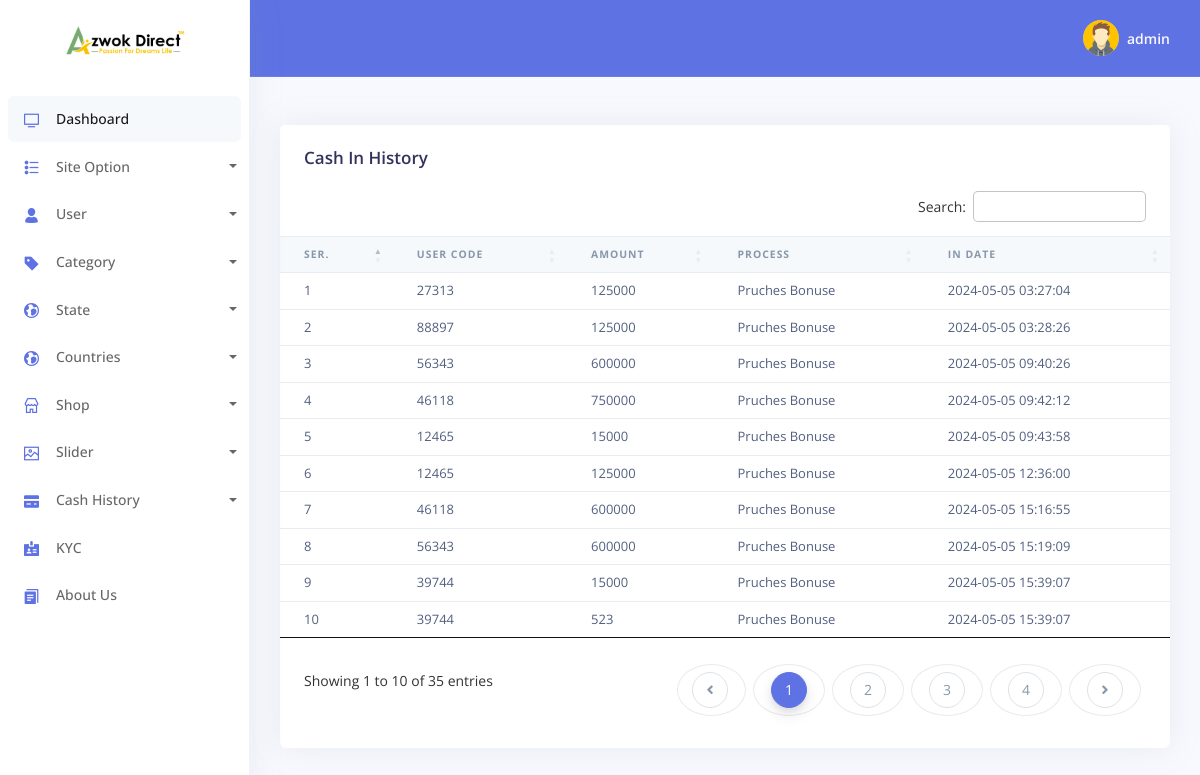
Screenshot of /admin/Cashin.php (signed in) with the database file from the repository.
### tables this page shows
CREATE TABLE `tbl_logo` (
  `id` int NOT NULL,
  `logo` varchar(240) NOT NULL,
  `front` varchar(240) NOT NULL
);

CREATE TABLE `tbl_income` (
  `id` int NOT NULL,
  `uCode` varchar(255) NOT NULL,
  `amount` int NOT NULL,
  `process` varchar(240) NOT NULL,
  `incomeDate` timestamp NULL DEFAULT CURRENT_TIMESTAMP
);

### config/Functions.php (called while the page is built, shortened)
<?php
     class Functions{
          public $host=	DB_HOST;
		public $user=	DB_USER;
		public $pass=	DB_PASS;
          public $name= 	DB_NAME;
          public $link;
          public function dbConnect(){
               $this->link= new mysqli($this->host,$this->user,$this->pass,$this->name);
          }
          public function select($query){
               $exicute=$this->link->query($query) or die(mysqli_error($this->link));
               if($exicute->num_rows>0){
                    return $exicute;
               }else{
                    return false;
               }
          }
     }

### Classes/admin/Siteinfo.php (called while the page is built, shortened)
<?php
     class Siteinfo{
             private $db;
             public function __construct(){
                  $this->db=new Functions();
             }
          public function getLogo(){
               $query="SELECT * from tbl_logo";
               $exicute=$this->db->select($query);
               if($exicute){
                    return $exicute;
                }else{
                     return false;
                }
          }
     }

### Classes/admin/Session.php (called while the page is built, shortened)
<?php
     class Session{
          public static function get($key){
               if(isset($_SESSION[$key])){
                    return $_SESSION[$key];
               }else{
                    return false;
               }
          }
     }

### Classes/admin/User.php (called while the page is built, shortened)
<?php
     class User{
             private $db;
             public function __construct(){
                  $this->db=new Functions();
             }
          public function getCashIn()
          {
              $query="SELECT * From tbl_income " ;
              $exicute=$this->db->select($query);
              if($exicute){
                   return $exicute;
              }else{
                   return false;
              }
          }
     }

### admin/Cashin.php (the view)
<?php include('template/load-header.php')?>
<?php include('template/sidebar.php')?>
<?php include('template/header.php')?>
    <div class="container-fluid mt--6">
      <div class="row">
        <div class="col">
          <div class="card">
            <div class="card-header border-0">
              <h3 class="mb-0">Cash In History</h3>
            </div>
            <div class="table-responsive">
              <table id="example" class="table align-items-center table-flush">
                <thead class="thead-light">
                  <tr>
                    <th scope="col" class="sort" data-sort="name" >Ser.</th>
                    <th scope="col" class="sort" data-sort="name"  >User Code</th>
                    <th scope="col" class="sort" data-sort="name"  >Amount</th>
                    <th scope="col" class="sort" data-sort="name"  >Process</th>
                    <th scope="col" class="sort" data-sort="name"  >In Date</th>
                  </tr>
                </thead>
                <tbody class="list">
                <?php
                  $result=$user->getCashIn();
                  if($result){
                    $i='';
                    while($value=$result->fetch_assoc()){
                      $i++;
                ?>
                 <tr>
                   <td><?php echo $i?></td>
                   <td ><?php echo $value['uCode']?></td>
                   <td ><?php echo $value['amount']?></td>
                   <td ><?php echo $value['process']?></td>
                   <td ><?php echo $value['incomeDate']?></td>
                 </tr>
                <?php }}?>
                </tbody>
              </table>
            </div>
          </div>
        </div>
      </div>
  <?php include('template/footer.php')?>

### admin/template/load-header.php (shortened to what this page needs)
<?php
   $site=new Siteinfo();
   $user=new User();
?>
<!DOCTYPE html>
<html>
<head>
  <link rel="stylesheet" href="https://cdnjs.cloudflare.com/ajax/libs/twitter-bootstrap/4.5.2/css/bootstrap.css">
  <link rel="stylesheet" href="https://cdn.datatables.net/1.10.22/css/dataTables.bootstrap4.min.css">
  <link rel="stylesheet" href="https://cdn.datatables.net/buttons/1.6.4/css/buttons.bootstrap4.min.css">
  <link rel="stylesheet" href="assets/vendor/nucleo/css/nucleo.css" type="text/css">
  <link rel="stylesheet" href="assets/vendor/@fortawesome/fontawesome-free/css/all.min.css" type="text/css">
  <link rel="stylesheet" href="../assets/css/style.css">
  <link rel="stylesheet" href="../assets/css/jquery.dataTables.min.css">
  <link rel="stylesheet" href="assets/css/argon.css?v=1.2.0" type="text/css">
</head>

### admin/template/sidebar.php (shortened to what this page needs)
<body>
  <nav class="sidenav navbar navbar-vertical  fixed-left  navbar-expand-xs navbar-light bg-white" id="sidenav-main">
    <div class="scrollbar-inner">
      <div class="sidenav-header  align-items-center">
        <a class="navbar-brand" href="../index.php">
          <?php
            $result=$site->getLogo();
            if($result){
              while($value=$result->fetch_assoc()){
          ?>
          <img src="<?php echo $value['logo'];?>" class="navbar-brand-img" alt="...">
          <?php }}?>
        </a>
      </div>
      <div class="navbar-inner">
        <div class="collapse navbar-collapse" id="sidenav-collapse-main">
          <ul class="navbar-nav">
            <li class="nav-item">
              <a class="nav-link active" href="dashboard.php">
                <i class="ni ni-tv-2 text-primary"></i>
                <span class="nav-link-text">Dashboard</span>
              </a>
            </li>
            <li class="nav-item">
              <a href="#" class="dropdown-toggle nav-link" id="ddlmenuItem" data-toggle="dropdown"><i class="ni ni-bullet-list-67 text-primary"></i>Site Option</a>
            </li>
            <li class="nav-item">
            <a href="#" class="dropdown-toggle nav-link" id="ddlmenuItem" data-toggle="dropdown"><i class="ni ni-single-02 text-primary"></i>User</a>
          </li>
            <li class="nav-item">
                <a href="#" class="dropdown-toggle nav-link" id="ddlmenuItem" data-toggle="dropdown"><i class="ni ni-tag text-primary"></i>Category</a>
            </li>
            <li class="nav-item">
            <a href="#" class="dropdown-toggle nav-link" id="ddlmenuItem" data-toggle="dropdown"><i class="ni ni-world text-primary"></i>State</a>
          </li>
          <li class="nav-item">
            <a href="#" class="dropdown-toggle nav-link" id="ddlmenuItem" data-toggle="dropdown"><i class="ni ni-world text-primary"></i>Countries</a>
          </li>
            <li class="nav-item">
              <a href="#" class="dropdown-toggle nav-link" id="ddlmenuItem" data-toggle="dropdown"><i class="ni ni-shop text-primary"></i>Shop</a>
            </li>
            <li class="nav-item">
              <a href="#" class="dropdown-toggle nav-link" id="ddlmenuItem" data-toggle="dropdown"><i class="ni ni-image text-primary"></i>Slider</a>
            </li>
            <li class="nav-item">
              <a href="#" class="dropdown-toggle nav-link" id="ddlmenuItem" data-toggle="dropdown"><i class="ni ni-credit-card text-primary"></i>Cash History</a>
            </li>
            <li class="nav-item">
              <a class="nav-link" href="kyc.php">
                <i class="ni ni-badge text-primary"></i>
                <span class="nav-link-collection">KYC</span>
              </a>
            </li>
            <li class="nav-item">
              <a class="nav-link" href="About.php">
                <i class="ni ni-single-copy-04 text-primary"></i>
                <span class="nav-link-collection">About Us</span>
              </a>
            </li>
          </ul>
        </div>
      </div>
    </div>
  </nav>

### admin/template/header.php (shortened to what this page needs)
<div class="main-content" id="panel">
    <nav class="navbar navbar-top navbar-expand navbar-dark bg-primary border-bottom">
      <div class="container-fluid">
        <div class="collapse navbar-collapse" id="navbarSupportedContent">
          <ul class="navbar-nav align-items-center  ml-auto ml-md-0 ">
            <li class="nav-item dropdown">
              <a class="nav-link pr-0" href="#" role="button" data-toggle="dropdown" aria-haspopup="true" aria-expanded="false">
                <div class="media align-items-center">
                  <span class="avatar avatar-sm rounded-circle">
                    <img alt="Image placeholder" src="assets/img/theme/team-4.jpg">
                  </span>
                  <div class="media-body  ml-2  d-none d-lg-block">
                    <span class="mb-0 text-sm  font-weight-bold"><?php echo Session::get('admin')?></span>
                  </div>
                </div>
              </a>
            </li>
          </ul>
        </div>
      </div>
    </nav>
 <br><br><br><br><br>

### admin/template/footer.php (shortened to what this page needs)
</body>
</html>

### assets/css/style.css (style rules this page uses)
body { background: #f7f7f7; }
* { padding: 0; margin:0; }
ul li { position: relative; }

### rows the page displays
tbl_logo: logo (picture)
tbl_income: uCode "27313", amount "125000", process "Pruches Bonuse", incomeDate "2024-05-05 03:27:04"
tbl_income: uCode "88897", amount "125000", process "Pruches Bonuse", incomeDate "2024-05-05 03:28:26"
tbl_income: uCode "56343", amount "600000", process "Pruches Bonuse", incomeDate "2024-05-05 09:40:26"
tbl_income: uCode "46118", amount "750000", process "Pruches Bonuse", incomeDate "2024-05-05 09:42:12"
tbl_income: uCode "12465", amount "15000", process "Pruches Bonuse", incomeDate "2024-05-05 09:43:58"
tbl_income: uCode "12465", amount "125000", process "Pruches Bonuse", incomeDate "2024-05-05 12:36:00"
tbl_income: uCode "46118", amount "600000", process "Pruches Bonuse", incomeDate "2024-05-05 15:16:55"
tbl_income: uCode "56343", amount "600000", process "Pruches Bonuse", incomeDate "2024-05-05 15:19:09"
tbl_income: uCode "39744", amount "15000", process "Pruches Bonuse", incomeDate "2024-05-05 15:39:07"
tbl_income: uCode "39744", amount "523", process "Pruches Bonuse", incomeDate "2024-05-05 15:39:07"

### other values shown
Session::get('admin') "admin"
